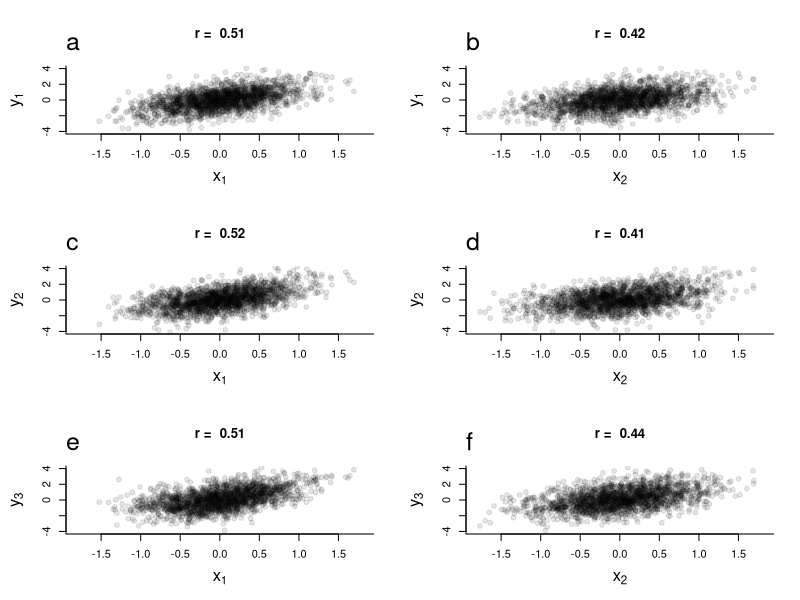
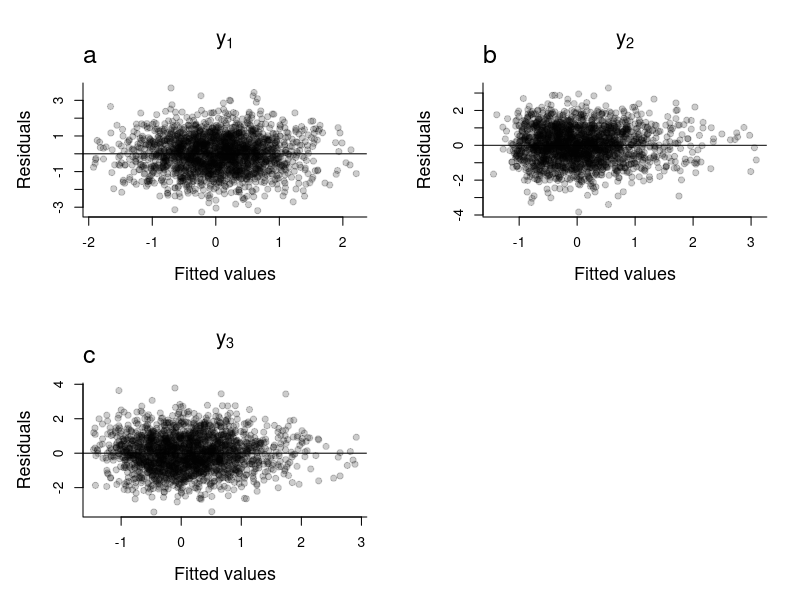

The R source for these figures, in order: (Note: this script raises an error after producing the figures.)

  library(tidyverse)
  library(mgcv)
  library(parallel)

  
# this example is modified from: 
# "On the ambiguity of interaction and nonlinear main effects in a regime of dependent covariates"
# by Matuschek & Kliegl (2018) 

  set.seed(123)
  n <- 2000
  x1 <- rnorm(n, sd = 0.5)
  u1 <- rnorm(n, sd = 0.5)

# z variables are correlated with x  
  x2 <- 0.5*x1 + u1
  
  cor(x1, x2)

# linear relationship  
  y1 <- rnorm(n, mean = x1 + 0.5*x2)
  
# interaction
  y2 <- rnorm(n, mean = x1 + 0.5*x2 + 0.5*x1*x2)

# x has non linear relationship
  y3 <- rnorm(n, mean = x1 + 0.5*x2 + 0.5*x1^2)
  

# fit linear interaction model
  m1 <- lm(y1 ~ x1*x2)
  m2 <- lm(y2 ~ x1*x2)
  m3 <- lm(y3 ~ x1*x2)

# plot relationships between the variables (Figure S1)  
# plot function
  pf <- function(a, b, yl, xl, n) {
    plot(a ~ b, main = paste("r = ", round(cor(a, b), 2)), cex.lab = 1.5, 
         ylim = c(-4, 4), xlim = c(-1.8, 1.8), bty = "l",
         ylab = yl, xlab = xl, pch = 19, col = rgb(0, 0, 0, 0.1))
    mtext(n, line = 1, adj = 0, cex = 1.5)
  }

  par(mfrow = c(3, 2), mar = c(5, 5, 5, 2))
  
  ly1 <- expression(y[1])
  ly2 <- expression(y[2])
  ly3 <- expression(y[3])
  lx1 <- expression(x[1])
  lx2 <- expression(x[2])
  
  pf(y1, x1, ly1, lx1, "a"); pf(y1, x2, ly1, lx2, "b")
  pf(y2, x1, ly2, lx1, "c"); pf(y2, x2, ly2, lx2, "d")
  pf(y3, x1, ly3, lx1, "e"); pf(y3, x2, ly3, lx2, "f")

#########################################################################  
# residual plots for the three models (Figure S2)
# function to plot
  pr <- function(m, title) {
    plot(m$residuals ~ predict(m), pch = 19, col = rgb(0, 0, 0, 0.2),
         xlab = "Fitted values", ylab = "Residuals", bty = "l", main = title, 
         cex.main = 1.5, cex.lab = 1.3)
    abline(h = 0)
  }
  
  
  par(mfrow = c(2, 2))
  
  pr(m1, expression(y[1]))
    mtext("a", line = 1, adj = 0, cex = 1.5)
  pr(m2, expression(y[2]))
    mtext("b", line = 1, adj = 0, cex = 1.5)
  pr(m3, expression(y[3]))
    mtext("c", line = 1, adj = 0, cex = 1.5)
  

######################################################## 
# now allow for nonlinear relationships
  
  m4 <- gam(y1 ~ s(x1) + s(x2) + x1:x2)  
  m5 <- gam(y2 ~ s(x1) + s(x2) + x1:x2)  
  m6 <- gam(y3 ~ s(x1) + s(x2) + x1:x2)  
  
######################################################## 
# construct a table of results (Table 1)
  
  tab <- data.frame(gen.model = rep(c("Linear", "Interaction", "Nonlinear"), each = 3),
                    param = rep(c("b1", "b2", "b3"), 3))
  
  tab$int.est <- round(c(summary(m1)$coef[2:4, 1],
                         summary(m2)$coef[2:4, 1],
                         summary(m3)$coef[2:4, 1]), 3)
  
  tab$int.se <-  round(c(summary(m1)$coef[2:4, 2],
                         summary(m2)$coef[2:4, 2],
                         summary(m3)$coef[2:4, 2]), 3)
  
  tab$int.p <-   round(c(summary(m1)$coef[2:4, 4],
                         summary(m2)$coef[2:4, 4],
                         summary(m3)$coef[2:4, 4]), 3)
  
  tab$nlin.est <- round(c(NA, NA, summary(m4)$p.coef[2], 
                          NA, NA, summary(m5)$p.coef[2], 
                          NA, NA, summary(m6)$p.coef[2]), 3)
  
  tab$nlin.est <- round(c(NA, NA, summary(m4)$p.coef[2], 
                          NA, NA, summary(m5)$p.coef[2], 
                          NA, NA, summary(m6)$p.coef[2]), 3)
  
  tab$nlin.se <-  round(c(NA, NA, summary(m4)$se[2], 
                          NA, NA, summary(m5)$se[2], 
                          NA, NA, summary(m6)$se[2]), 3)
  
  tab$nlin.p <-   round(c(NA, NA, summary(m4)$p.pv[2], 
                          NA, NA, summary(m5)$p.pv[2], 
                          NA, NA, summary(m6)$p.pv[2]), 3)
  
  tab
  

###############################################################################  
# function to alter correlation
  
  ac <- function(n) {
    x1 <- rnorm(n, sd = 0.5)
    u1 <- rnorm(n, sd = 0.5)
    
    b <- runif(1, -1, 1)
    
    x2 <- b*x1 + u1
    
    y1 <- rnorm(n, mean = x1 + 0.5*x2 + 0.5*x1^2)
    m1 <- lm(y1 ~ x1*x2)
    m2 <- gam(y1 ~ s(x1) + s(x2) + x1:x2)
    
    y2 <- rnorm(n, mean = x1 + 0.5*x2 + 0.5*x1*x2)
    m3 <- lm(y2 ~ x1*x2)
    m4 <- gam(y2 ~ s(x1) + s(x2) + x1:x2)
    
    
    return(c(cor(x1, x2), summary(m1)$coef[4, c(1, 4)], 
             summary(m2)$p.coef[2], summary(m2)$p.pv[2],
             summary(m3)$coef[4, c(1, 4)],
             summary(m4)$p.coef[2], summary(m4)$p.pv[2]))
  }
  

  set.seed(123)
# number of observations
  n <- 2000

# run simulations in parallel to speed up  
  num_cores <- detectCores() - 1
  my_cluster <- makeCluster(num_cores)
  
# number of times to simulate data  
  nrun <- 1000
  clusterExport(my_cluster, c("ac", "gam"))

  out <- parLapply(my_cluster, rep(n, nrun), function(x) ac(x))
  stopCluster(my_cluster)  

# put data in a useable format  
  out.all <- matrix(nrow = nrun, ncol = 9)
  for(i in 1:9) {
    out.all[, i] <- unlist(lapply(out, function(x) x[[i]]))
  }
  
  colnames(out.all) <- c("cor", "m1.est", "m1.p", "m2.est", "m2.p", "m3.est", "m3.p", "m4.est", "m4.p")
  out.all <- as.data.frame(out.all)

# set colours
  cl1 <- ifelse(out.all$m1.p <= 0.05, "tomato", "skyblue")
  cl2 <- ifelse(out.all$m2.p <= 0.05, "tomato", "skyblue")
  cl3 <- ifelse(out.all$m3.p <= 0.05, "tomato", "skyblue")
  cl4 <- ifelse(out.all$m4.p <= 0.05, "tomato", "skyblue")

# draw Figure 3
  
  par(mfrow = c(2, 2), oma = c(0, 0, 4, 4))
  
  plot(out.all$m1.est ~ out.all$cor, pch = 19, col = cl1, 
       ylab = expression(paste("Estimated interaction term  ", beta[3])), 
       xlab = "", bty = "l", cex.lab = 1.2, ylim = c(-0.5, 0.5))
  mtext("a", line = 1, adj = 0, cex = 1.3)
  abline(h = 0, lwd = 2)
  mtext("Fitted model", line = 5, cex = 1.2)
  mtext(expression(paste("y = ",beta[0]," + ",beta[1],x[1]," + ",beta[2],x[2]," + ",beta[3],x[1],x[2])), line = 3, cex = 1.2)

  plot(out.all$m2.est ~ out.all$cor, pch = 19, col = cl2, ylab = "", 
       xlab = "", bty = "l", cex.lab = 1.2, ylim = c(-0.5, 0.5))
  mtext("b", line = 1, adj = 0, cex = 1.3)
  abline(h = 0, lwd = 2)
  mtext("Fitted model", line = 5, cex = 1.2)
  mtext(expression(paste("y = ",beta[0], " + s(",x[1],") + s(",x[2],") + ",beta[3],x[1],x[2])), line = 3, cex = 1.2)
  text(1.2, 0, "Generating model", xpd = NA, srt = -90, cex = 1.4)
  text(1, 0, expression(paste("y = ",x[1]," + 0.5",x[2]," + 0.5",x[1],x[1])), xpd = NA, srt = -90, cex = 1.4)

  plot(out.all$m3.est ~ out.all$cor, pch = 19, col = cl3, 
       ylab = expression(paste("Estimated interaction term  ", beta[3])), 
       xlab = "Correlation between x1 and x2", bty = "l", cex.lab = 1.2)
  mtext("c", line = 1, adj = 0, cex = 1.3)
  abline(h = 0.5, lwd = 2)

  plot(out.all$m4.est ~ out.all$cor, pch = 19, col = cl4, ylab = "", 
       xlab = "Correlation between x1 and x2", bty = "l", cex.lab = 1.2)
  mtext("d", line = 1, adj = 0, cex = 1.3)
  abline(h = 0.5, lwd = 2)
  text(1.2, 0.5, "Generating model", xpd = NA, srt = -90, cex = 1.4)
  text(1, 0.5, expression(paste("y = ",x[1]," + 0.5",x[2]," + 0.5",x[1],x[2])), xpd = NA, srt = -90, cex = 1.4)

# number of false positives
  table(cl1)
  table(cl2)
  
  